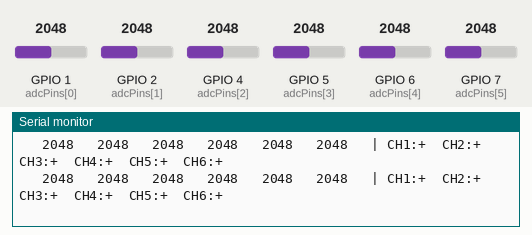
Simulated run of this sketch. Board: ESP32. Parts: the last lines printed to the serial monitor. The test bench sets the inputs (shaded band); at power-on: GPIO 1 (adcPins[0]) = 2048, GPIO 2 (adcPins[1]) = 2048, GPIO 4 (adcPins[2]) = 2048, GPIO 5 (adcPins[3]) = 2048, GPIO 6 (adcPins[4]) = 2048, GPIO 7 (adcPins[5]) = 2048 (analog values on the 0–4095 scale).

Above: at 3.7 s.
3.8 s: GPIO 1 (adcPins[0]) set to 2058
At 3.89 s:
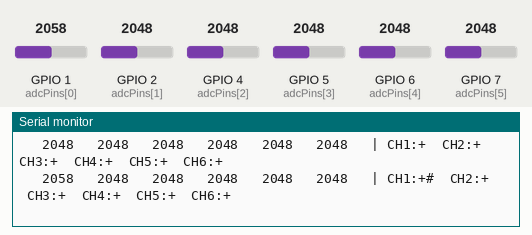
5.7 s: GPIO 2 (adcPins[1]) set to 2058
At 5.8 s:
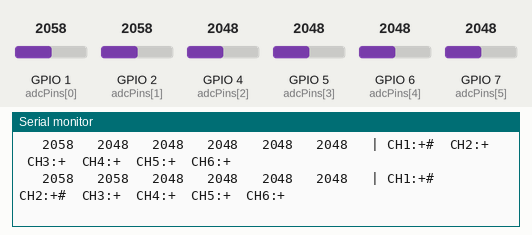
7.6 s: GPIO 4 (adcPins[2]) set to 2058
At 7.61 s:
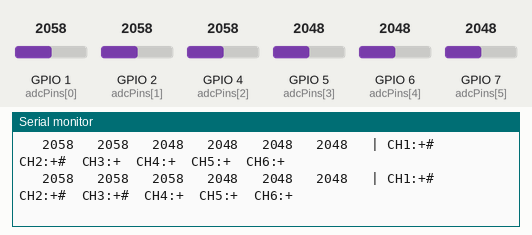

The sketch:

emg_6ch_debug_test.ino
```cpp
/*
 * emg_6ch_debug_test.ino
 * -----------------------------------------------------------
 * DEBUG-ONLY SKETCH — KHÔNG dùng để thu thập dữ liệu thật.
 * Mục đích: kiểm tra nhanh cả 6 cảm biến A10-09 trước khi chuyển
 * sang firmware logging (emg_6ch_logger_v1_1.ino), và quan sát:
 *   - Mỗi kênh có phản hồi hợp lý khi co cơ không
 *   - Baseline lúc nghỉ (rest) của từng kênh, và độ ồn (noise) quanh nó
 *   - Cross-talk: khi chỉ co 1 vị trí cơ, kênh khác có "ăn theo" không
 *
 * Output dạng bảng người đọc được (KHÔNG phải CSV protocol của Logger),
 * tốc độ in được throttle để mắt người theo dõi kịp — không chạy 500Hz.
 *
 * Gửi ký tự 'r' qua Serial Monitor để reset lại baseline + min/max
 * (hữu ích khi vừa di chuyển điện cực hoặc đổi cử chỉ test).
 * -----------------------------------------------------------
 */

#include <Arduino.h>

// ---------- CONFIG ----------
#define NUM_CHANNELS 6
const int adcPins[NUM_CHANNELS] = {1, 2, 4, 5, 6, 7};  // GPIO an toàn ADC1
const char* chLabel[NUM_CHANNELS] = {"CH1", "CH2", "CH3", "CH4", "CH5", "CH6"};

const uint32_t WARMUP_READS      = 50;
const uint32_t BASELINE_SAMPLES  = 200;   // ~ lấy baseline nghỉ lúc khởi động
const uint32_t PRINT_INTERVAL_MS = 100;   // throttle in ra ~10Hz cho dễ đọc
const int      BAR_MAX_WIDTH     = 30;    // độ rộng thanh bar ASCII

// ---------- STATE ----------
uint16_t raw[NUM_CHANNELS];
uint16_t baseline[NUM_CHANNELS];
uint16_t runMin[NUM_CHANNELS];
uint16_t runMax[NUM_CHANNELS];

uint32_t lastPrintMs = 0;

// ---------- HELPERS ----------
void computeBaseline() {
  Serial.println("Dang do baseline nghi (giu yen tay, khong co co)...");
  uint32_t sums[NUM_CHANNELS] = {0};

  for (uint32_t s = 0; s < BASELINE_SAMPLES; s++) {
    for (int i = 0; i < NUM_CHANNELS; i++) {
      sums[i] += analogRead(adcPins[i]);
    }
    delay(2);  // ~2ms/sample -> tổng ~400ms lấy baseline
  }

  for (int i = 0; i < NUM_CHANNELS; i++) {
    baseline[i] = sums[i] / BASELINE_SAMPLES;
    runMin[i] = baseline[i];
    runMax[i] = baseline[i];
  }

  Serial.print("Baseline: ");
  for (int i = 0; i < NUM_CHANNELS; i++) {
    Serial.printf("%s=%u  ", chLabel[i], baseline[i]);
  }
  Serial.println();
  Serial.println("Neu cac gia tri baseline chenh lech qua lon giua cac kenh (vd >300),");
  Serial.println("co the do vi tri dat dien cuc khac nhau -> binh thuong, se xu ly offline.");
  Serial.println();
}

void resetTracking() {
  Serial.println();
  Serial.println(">>> RESET: do lai baseline va min/max <<<");
  computeBaseline();
}

void printHeader() {
  Serial.println("--------------------------------------------------------------------------------------------------------");
  Serial.print("  ");
  for (int i = 0; i < NUM_CHANNELS; i++) {
    Serial.printf("%-6s ", chLabel[i]);
  }
  Serial.println(" | Gui 'r' de reset baseline");
  Serial.println("--------------------------------------------------------------------------------------------------------");
}

void printBar(int16_t delta) {
  // Bar đơn giản: delta dương kéo dài sang phải, giúp thấy trực quan kênh nào đang "kích hoạt"
  int width = constrain(abs(delta) / 10, 0, BAR_MAX_WIDTH);
  Serial.print(delta >= 0 ? '+' : '-');
  for (int i = 0; i < width; i++) Serial.print('#');
}

// ---------- SETUP ----------
void setup() {
  Serial.begin(921600);
  delay(2000);

  analogReadResolution(12);
  for (int i = 0; i < NUM_CHANNELS; i++) {
    analogSetPinAttenuation(adcPins[i], ADC_11db);
  }

  // Warmup ADC
  for (uint32_t w = 0; w < WARMUP_READS; w++) {
    for (int i = 0; i < NUM_CHANNELS; i++) analogRead(adcPins[i]);
  }

  Serial.println();
  Serial.println("=== EMG 6-CHANNEL DEBUG TEST ===");
  Serial.println("Muc dich: kiem tra cam bien truoc khi chuyen sang firmware logging.");
  Serial.println();

  computeBaseline();
  printHeader();
}

// ---------- LOOP ----------
void loop() {
  // Đọc lệnh reset từ Serial
  if (Serial.available() > 0) {
    char c = Serial.read();
    if (c == 'r' || c == 'R') {
      resetTracking();
      printHeader();
    }
  }

  // Đọc 6 kênh liên tục (không throttle phần đọc, chỉ throttle phần IN)
  for (int i = 0; i < NUM_CHANNELS; i++) {
    raw[i] = analogRead(adcPins[i]);
    if (raw[i] < runMin[i]) runMin[i] = raw[i];
    if (raw[i] > runMax[i]) runMax[i] = raw[i];
  }

  uint32_t now = millis();
  if (now - lastPrintMs >= PRINT_INTERVAL_MS) {
    lastPrintMs = now;

    // Dòng 1: giá trị raw hiện tại + delta so với baseline
    Serial.print("  ");
    for (int i = 0; i < NUM_CHANNELS; i++) {
      int16_t delta = (int16_t)raw[i] - (int16_t)baseline[i];
      Serial.printf("%5d  ", raw[i]);
    }
    Serial.print(" | ");
    for (int i = 0; i < NUM_CHANNELS; i++) {
      int16_t delta = (int16_t)raw[i] - (int16_t)baseline[i];
      Serial.printf("%s:", chLabel[i]);
      printBar(delta);
      Serial.print("  ");
    }
    Serial.println();
  }
}

/*
 * CÁCH DÙNG ĐỂ KIỂM TRA CROSS-TALK:
 * 1. Gắn đủ 6 cảm biến, giữ tay yên, chạy sketch -> quan sát baseline + noise ở rest.
 * 2. Co CHỈ 1 vị trí cơ tương ứng 1 kênh -> quan sát bar của kênh đó phải nổi bật.
 *    Nếu kênh khác cũng nhảy đáng kể theo -> nghi ngờ cross-talk (dây tín hiệu đi
 *    gần nhau, thiếu star ground, hoặc REF chung đặt sai vị trí).
 * 3. Gửi 'r' để rebaseline khi đổi tư thế / dịch điện cực.
 */
```

Measured:
- the behaviour switches between 2057 and 2058 on GPIO 1 (adcPins[0]) (found by bisection; images 0 and 1)
- the behaviour switches between 2057 and 2058 on GPIO 2 (adcPins[1]) (found by bisection; images 1 and 2)
- the behaviour switches between 2057 and 2058 on GPIO 4 (adcPins[2]) (found by bisection; images 2 and 3)
- after the input at 3.8 s, the serial monitor: prints a new line after 0.08 s (image 1)
- after the input at 5.7 s, the serial monitor: prints a new line after 0.09 s (image 2)
- after the input at 7.6 s, the serial monitor: prints a new line at once (image 3)
